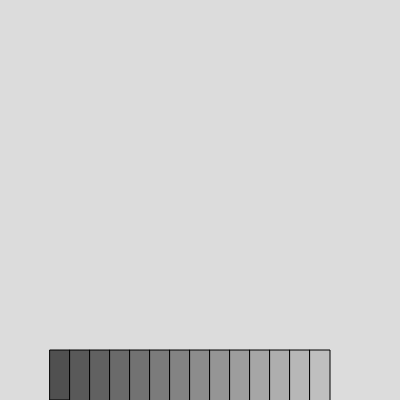
Frame 1 (no input)
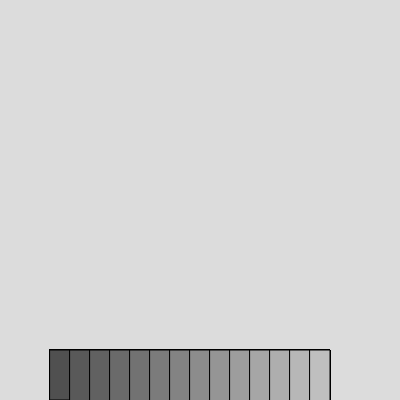
Frame 60 (no input)
Frame 120 (the mouse pressed at the canvas centre since frame 60): identical to frame 60, image omitted

The p5.js sketch that drew these frames (run headless with seeded random() and noise() and a simulated clock; from frame 60 on, the mouse is pressed at the canvas centre):

// p5.js sketch
// ── sketch.js
function setup() {
  createCanvas(400, 400);
  background(220);
}

function draw() {
  
  let stepSize = 20;

  for (let x = 50; x < 330; x += stepSize) {
    
    let y = 350;            
    let h = -x * 1
    
    let color = map(x, 50, 330, 80, 200)
    
    fill(color)
    rect(x, y, 20, h)
  }
}
